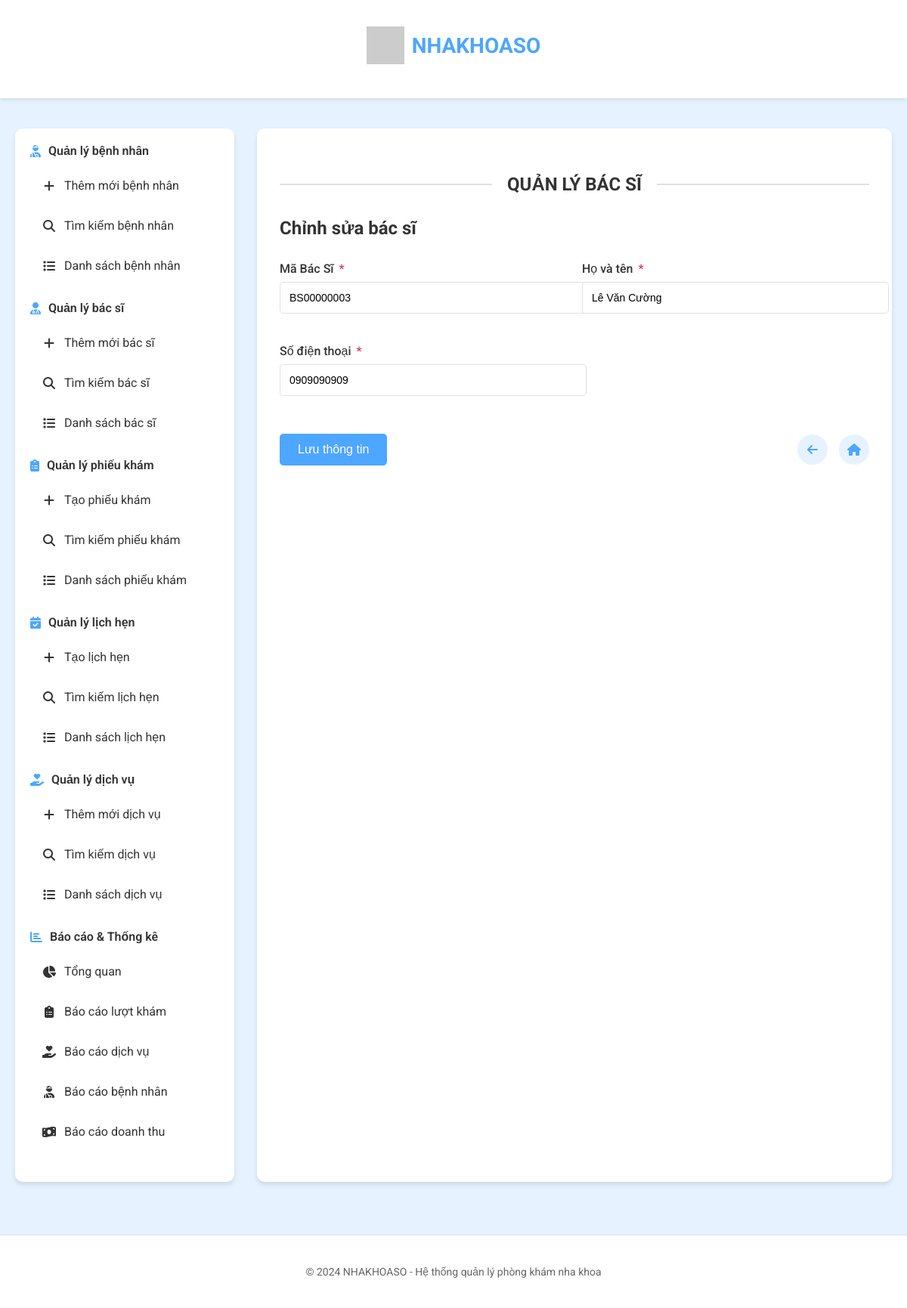
Page /bac-si/chinh-sua/BS00000003 on the committed database.
### tables this page shows
CREATE TABLE BACSI (
    MaBS CHAR(10) NOT NULL PRIMARY KEY, -- Mã bác sĩ
    HoTen VARCHAR(100) NOT NULL, -- Họ tên bác sĩ
    Sdt CHAR(10) NOT NULL -- Số điện thoại
);

### app.py (the view, shortened to what this page needs)
@app.route('/bac-si/chinh-sua/<ma_bs>', methods=['GET', 'POST'])
def chinh_sua_bac_si(ma_bs):
    bs = get_bac_si_by_id(ma_bs)
    if not bs:
        flash('Không tìm thấy bác sĩ', 'error')
        return redirect(url_for('bac_si_list'))
    return render_template('chinh_sua_bac_si.html', bac_si=bs)

### database/bac_si.py (called while the page is built)
def get_bac_si_by_id(ma_bs):
    try:
        query = "SELECT * FROM BACSI WHERE MaBS = ?"
        result = execute_query(query, (ma_bs,), fetch=True)
        return result[0] if result else None
    except Exception as e:
        print(f"Lỗi khi lấy thông tin bác sĩ: {e}")
        raise Exception(f"Không thể lấy thông tin bác sĩ: {str(e)}")

### database/db.py (called while the page is built)
def dict_factory(cursor, row):
    d = {}
    for idx, col in enumerate(cursor.description):
        value = row[idx]
        if isinstance(value, str) and len(value) == 10 and value[4] == "-" and value[7] == "-":
            try:
                value = datetime.datetime.strptime(value, "%Y-%m-%d")
            except ValueError:
                pass
        d[col[0]] = value
    return d

def get_connection():
    try:
        if not os.path.exists(DB_PATH):
            raise Exception(f"File cơ sở dữ liệu không tồn tại: {DB_PATH}")
        connection = sqlite3.connect(DB_PATH)
        connection.row_factory = dict_factory
        return connection
    except sqlite3.Error as e:
        error_msg = f"Lỗi khi kết nối đến SQLite: {e}"
        print(error_msg)
        raise Exception(error_msg)
    except Exception as e:
        error_msg = f"Lỗi: {e}"
        print(error_msg)
        raise Exception(error_msg)

def execute_query(query, params=None, fetch=False):
    query = query.replace("%s", "?")
    connection = get_connection()
    result = None
    if not connection:
        raise Exception("Không thể kết nối đến cơ sở dữ liệu")
    try:
        cursor = connection.cursor()
        if params:
            cursor.execute(query, params)
        else:
            cursor.execute(query)
        if fetch:
            result = cursor.fetchall()
        else:
            connection.commit()
            result = cursor.lastrowid
        cursor.close()
    except sqlite3.Error as e:
        error_msg = f"Lỗi khi thực thi truy vấn: {e}"
        print(error_msg)
        raise Exception(error_msg)
    finally:
        connection.close()
    return result

### templates/chinh_sua_bac_si.html (shortened to what this page needs)
{% extends 'layout.html' %}
{% block content %}
<div class="section-title">
    <h2>QUẢN LÝ BÁC SĨ</h2>
</div>
<div class="content-header">
            <h2>Chỉnh sửa bác sĩ</h2></div>
        <form action="{{ url_for('chinh_sua_bac_si', ma_bs=bac_si.MaBS) }}" method="POST"><div class="form-grid"><div class="form-group">
                    <label for="ma_bac_si">Mã Bác Sĩ <span class="required">*</span></label>
                    <input type="text" id="ma_bac_si" name="ma_bac_si" class="form-control" value="{{ bac_si.MaBS }}" required readonly></div><div class="form-group">
                    <label for="ho_ten">Họ và tên <span class="required">*</span></label>
                    <input type="text" id="ho_ten" name="ho_ten" class="form-control" value="{{ bac_si.HoTen }}" required></div><div class="form-group">
                    <label for="so_dien_thoai">Số điện thoại <span class="required">*</span></label>
                    <input type="tel" id="so_dien_thoai" name="so_dien_thoai" class="form-control" value="{{ bac_si.Sdt }}" required></div></div><div class="form-actions">
                <button type="submit" class="btn-save">Lưu thông tin</button><div class="action-icons">
                    <a href="{{ url_for('chi_tiet_bac_si', ma_bs=bac_si.MaBS) }}" class="action-icon" title="Quay lại">
                        <i class="fas fa-arrow-left"></i>
                    </a>
                    <a href="{{ url_for('index') }}" class="action-icon" title="Về trang chủ">
                        <i class="fas fa-home"></i>
                    </a></div></div>
        </form>
{% endblock %}

### static/style.css (style rules this page uses)
:root { --primary-color: #4da6ff; --secondary-color: #e6f2ff; --text-color: #333; --light-color: #f8f9fa; --border-color: #dee2e6; --hover-color: #3a8ad6; --success-color: #28a745; --danger-color: #dc3545; --warning-color: #ffc107; --info-color: #17a2b8; }
body { font-family: 'Roboto', sans-serif; margin: 0; padding: 0; background-color: var(--secondary-color); color: var(--text-color); }
.section-title { text-align: center; margin: 30px 0; position: relative; display: flex; align-items: center; justify-content: center; }
.section-title h2 { margin: 0; padding: 0 20px; font-size: 24px; font-weight: 700; color: var(--text-color); }
.section-title::before, .section-title::after { content: ""; flex: 1; height: 2px; background-color: var(--border-color); }
.content-header { margin-bottom: 30px; }
.content-header h2 { font-size: 24px; color: var(--text-color); margin: 0 0 10px 0; }
.form-grid { display: grid; grid-template-columns: repeat(2, 1fr); gap: 20px; }
.form-group { margin-bottom: 20px; }
.form-group label { display: block; margin-bottom: 8px; font-weight: 500; color: var(--text-color); }
.form-group label .required { color: var(--danger-color); margin-left: 3px; }
.form-control { width: 100%; padding: 12px; border: 1px solid var(--border-color); border-radius: 5px; font-size: 14px; transition: border-color 0.3s; }
.form-actions { display: flex; justify-content: space-between; align-items: center; margin-top: 30px; }
.btn-save { padding: 12px 24px; background-color: var(--primary-color); color: white; border: none; border-radius: 5px; font-size: 16px; font-weight: 500; cursor: pointer; transition: background-color 0.3s; }
.action-icons { display: flex; gap: 15px; }
.action-icon { width: 40px; height: 40px; border-radius: 50%; background-color: var(--secondary-color); display: flex; align-items: center; justify-content: center; color: var(--primary-color); text-decoration: none; transition: background-color 0.3s; }

### rows in the picture
BACSI: ma_bac_si "BS00000003", ho_ten "Lê Văn Cường", so_dien_thoai "0909090909"
